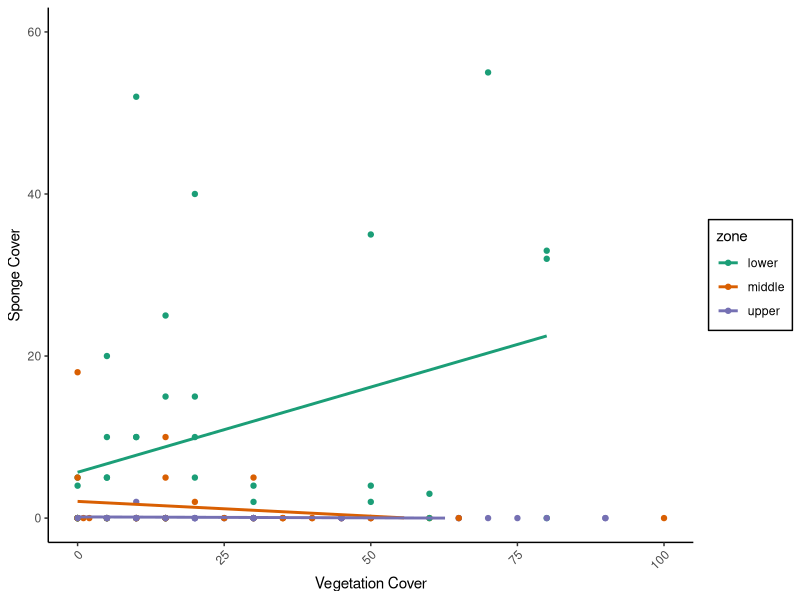

The R source for this figure: (Note: this script raises an error after producing the figure.)
## SHEET 2: NORMALITY TESTING AND ANALYSIS 
# January 2025

# import required libraries
library(tidyverse)
library(readxl)
library(RColorBrewer)


# import data
all_data_quadrats <- read_excel("quadrat_data_sheets/all_data_quadrats.xlsx")

# view data
head(all_data_quadrats)
view(all_data_quadrats)

# Calculate correlation within each zone
all_data_quadrats %>%
  group_by(zone) %>%
  summarise(correlation = cor(percent_cover_veg, total_percent_sponge_cover, 
                              use = "complete.obs"))

# relationship between sponge cover and vegetation cover
ggplot(all_data_quadrats, aes(x = percent_cover_veg, 
                              y = total_percent_sponge_cover, color = zone)) +
  geom_point() +
  geom_smooth(method = "lm", se = FALSE) +
  scale_color_brewer(palette = "Dark2") +  # <- colorblind-friendly palette
  ylim(0, 60) +
  xlim(0, 100) +
  labs(x = "Vegetation Cover",
       y = "Sponge Cover") +
  theme(
    axis.text.x = element_text(angle = 45, hjust = 1),
    legend.key = element_blank(),  
    legend.background = element_rect(fill = "white", color = "black"),
    panel.grid.major = element_blank(),
    panel.grid.minor = element_blank(),
    panel.background = element_rect(fill = "white"),
    plot.background = element_rect(fill = "white"),
    axis.line = element_line(colour = "black")
  )

# Shapiro-Wilk test for normality of residuals
shapiro.test(residuals(anova))

# not normally distributed. 

# Kruskal-Wallis test
kruskal.test(total_percent_sponge_cover ~ zone, data = all_data_quadrats)
# shows significant difference between groups. 

# linear model
model <- lm(total_percent_sponge_cover ~ percent_cover_veg * zone, data = all_data_quadrats)
summary(model)